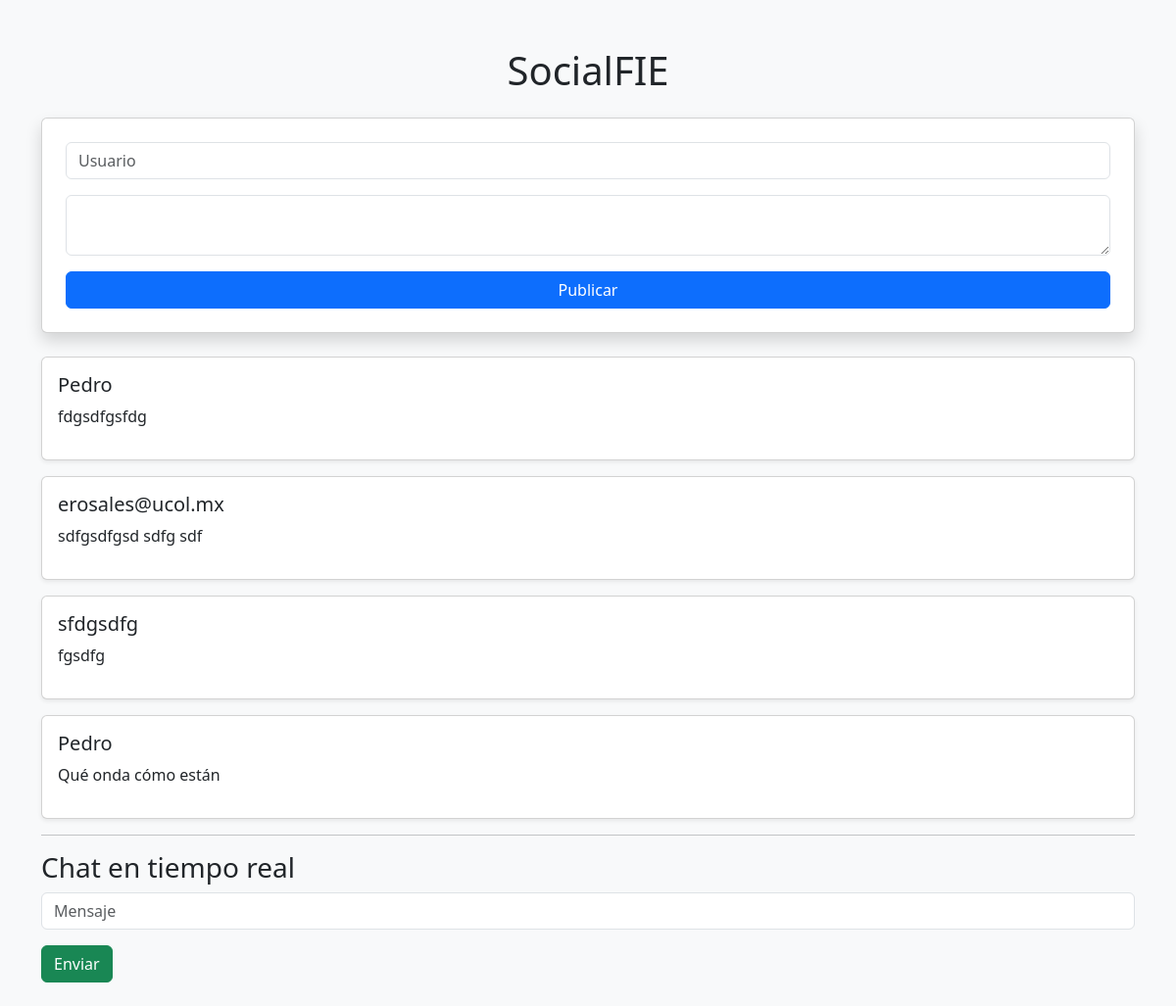
Before: / with the older database file.
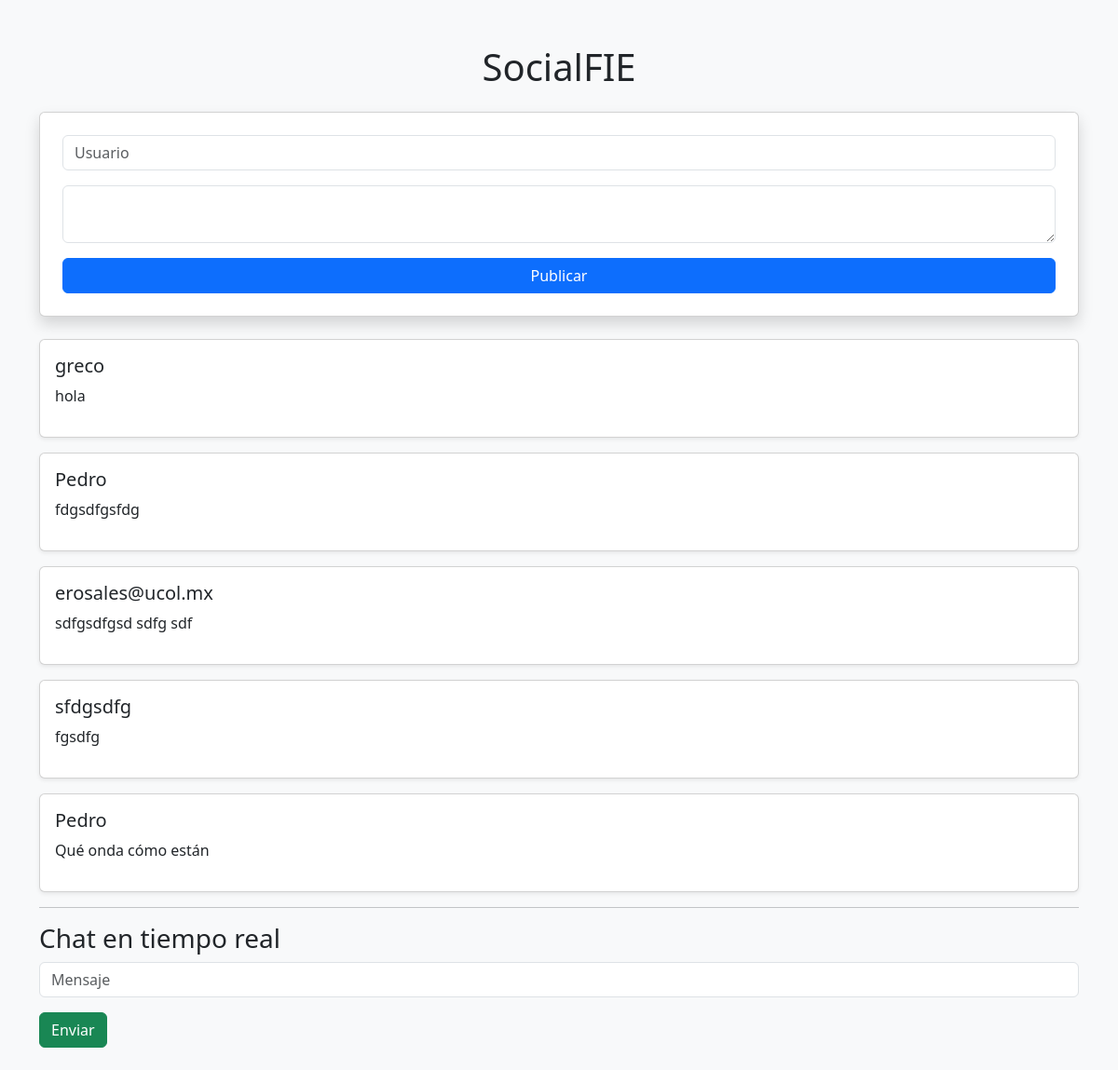
After: the same page with the newer database file.
### tables this page shows
CREATE TABLE posts (
            id INTEGER PRIMARY KEY AUTOINCREMENT,
            username TEXT NOT NULL,
            message TEXT NOT NULL
        );

### app.py (the view)
@app.route('/')
def index():
    conn = sqlite3.connect(DATABASE)
    cursor = conn.cursor()
    cursor.execute('SELECT username, message FROM posts ORDER BY id DESC')
    posts = cursor.fetchall()
    conn.close()
    return render_template('index.html', posts=posts)

### templates/index.html (shortened to what this page needs)
<!DOCTYPE html>
<html lang="es">
<head>
    <link href="https://cdn.jsdelivr.net/npm/bootstrap@5.3.3/dist/css/bootstrap.min.css"  rel="stylesheet">
</head>
<body class="bg-light">
<div class="container mt-5">
    <h1 class="text-center mb-4">
        SocialFIE
    </h1>
    <div class="card p-4 shadow">
        <form action="/post" method="POST">
            <input type="text"
                   name="username"
                   class="form-control mb-3"
                   placeholder="Usuario"
                   required>
            <textarea name="message"
                      class="form-control mb-3"
                      placeholder="¿Qué estás pensando?"
                      required>
            </textarea>
            <button class="btn btn-primary w-100">
                Publicar
            </button>
        </form>
    </div>
    <div class="mt-4">
        {% for post in posts %}
            <div class="card mt-3 shadow-sm">
                <div class="card-body">
                    <h5>{{ post[0] }}</h5>
                    <p>{{ post[1] }}</p>
                </div>
            </div>
        {% endfor %}
    </div>
    <hr>
    <h3>Chat en tiempo real</h3>
    <input type="text"
           id="msg"
           class="form-control mb-3"
           placeholder="Mensaje">
    <button onclick="sendMessage()" class="btn btn-success">
            Enviar
    </button>
</div>
</body>
</html>

Changed rows visible on the page:
added posts: username "greco", message "hola"
